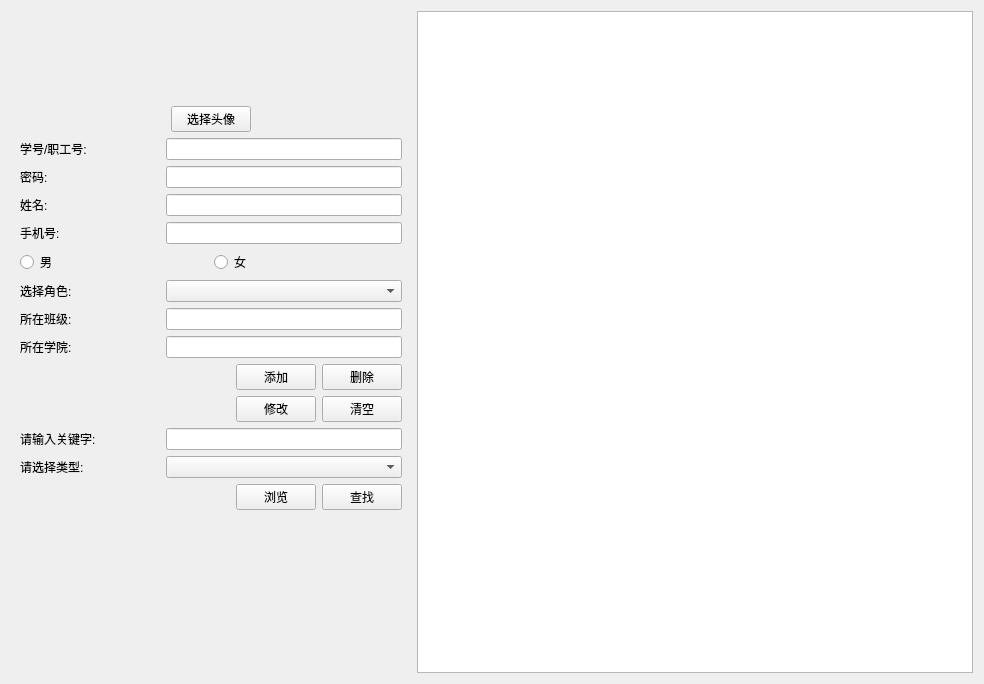
<?xml version="1.0" encoding="UTF-8"?>
<ui version="4.0">
 <class>AdminUser</class>
 <widget class="QWidget" name="AdminUser">
  <property name="geometry">
   <rect>
    <x>0</x>
    <y>0</y>
    <width>984</width>
    <height>684</height>
   </rect>
  </property>
  <property name="windowTitle">
   <string>Form</string>
  </property>
  <layout class="QGridLayout" name="gridLayout_11">
   <item row="0" column="0">
    <widget class="QWidget" name="widget" native="true">
     <property name="maximumSize">
      <size>
       <width>400</width>
       <height>16777215</height>
      </size>
     </property>
     <layout class="QGridLayout" name="gridLayout_16">
      <item row="0" column="0">
       <layout class="QGridLayout" name="gridLayout_7">
        <item row="0" column="1">
         <widget class="QLabel" name="l_Touxiang">
          <property name="minimumSize">
           <size>
            <width>80</width>
            <height>80</height>
           </size>
          </property>
          <property name="maximumSize">
           <size>
            <width>80</width>
            <height>80</height>
           </size>
          </property>
          <property name="text">
           <string/>
          </property>
         </widget>
        </item>
        <item row="1" column="1">
         <widget class="QPushButton" name="pushButton">
          <property name="text">
           <string>选择头像</string>
          </property>
         </widget>
        </item>
        <item row="0" column="0">
         <spacer name="horizontalSpacer">
          <property name="orientation">
           <enum>Qt::Horizontal</enum>
          </property>
          <property name="sizeHint" stdset="0">
           <size>
            <width>40</width>
            <height>20</height>
           </size>
          </property>
         </spacer>
        </item>
        <item row="0" column="2">
         <spacer name="horizontalSpacer_2">
          <property name="orientation">
           <enum>Qt::Horizontal</enum>
          </property>
          <property name="sizeHint" stdset="0">
           <size>
            <width>40</width>
            <height>20</height>
           </size>
          </property>
         </spacer>
        </item>
       </layout>
      </item>
      <item row="1" column="0">
       <layout class="QGridLayout" name="gridLayout">
        <item row="0" column="0">
         <widget class="QLabel" name="label">
          <property name="minimumSize">
           <size>
            <width>140</width>
            <height>0</height>
           </size>
          </property>
          <property name="maximumSize">
           <size>
            <width>140</width>
            <height>16777215</height>
           </size>
          </property>
          <property name="text">
           <string>学号/职工号:</string>
          </property>
         </widget>
        </item>
        <item row="0" column="1">
         <widget class="QLineEdit" name="le_readerID">
          <property name="sizePolicy">
           <sizepolicy hsizetype="Preferred" vsizetype="Fixed">
            <horstretch>0</horstretch>
            <verstretch>0</verstretch>
           </sizepolicy>
          </property>
         </widget>
        </item>
       </layout>
      </item>
      <item row="2" column="0">
       <layout class="QGridLayout" name="gridLayout_2">
        <item row="0" column="0">
         <widget class="QLabel" name="label_2">
          <property name="minimumSize">
           <size>
            <width>140</width>
            <height>0</height>
           </size>
          </property>
          <property name="maximumSize">
           <size>
            <width>140</width>
            <height>16777215</height>
           </size>
          </property>
          <property name="text">
           <string>密码:</string>
          </property>
         </widget>
        </item>
        <item row="0" column="1">
         <widget class="QLineEdit" name="le_readerPwd">
          <property name="sizePolicy">
           <sizepolicy hsizetype="Preferred" vsizetype="Fixed">
            <horstretch>0</horstretch>
            <verstretch>0</verstretch>
           </sizepolicy>
          </property>
         </widget>
        </item>
       </layout>
      </item>
      <item row="3" column="0">
       <layout class="QGridLayout" name="gridLayout_3">
        <item row="0" column="0">
         <widget class="QLabel" name="label_3">
          <property name="minimumSize">
           <size>
            <width>140</width>
            <height>0</height>
           </size>
          </property>
          <property name="maximumSize">
           <size>
            <width>140</width>
            <height>16777215</height>
           </size>
          </property>
          <property name="text">
           <string>姓名:</string>
          </property>
         </widget>
        </item>
        <item row="0" column="1">
         <widget class="QLineEdit" name="le_readerName">
          <property name="sizePolicy">
           <sizepolicy hsizetype="Preferred" vsizetype="Fixed">
            <horstretch>0</horstretch>
            <verstretch>0</verstretch>
           </sizepolicy>
          </property>
         </widget>
        </item>
       </layout>
      </item>
      <item row="4" column="0">
       <layout class="QGridLayout" name="gridLayout_4">
        <item row="0" column="0">
         <widget class="QLabel" name="label_4">
          <property name="minimumSize">
           <size>
            <width>140</width>
            <height>0</height>
           </size>
          </property>
          <property name="maximumSize">
           <size>
            <width>140</width>
            <height>16777215</height>
           </size>
          </property>
          <property name="text">
           <string>手机号:</string>
          </property>
         </widget>
        </item>
        <item row="0" column="1">
         <widget class="QLineEdit" name="le_readerPhone">
          <property name="sizePolicy">
           <sizepolicy hsizetype="Preferred" vsizetype="Fixed">
            <horstretch>0</horstretch>
            <verstretch>0</verstretch>
           </sizepolicy>
          </property>
         </widget>
        </item>
       </layout>
      </item>
      <item row="5" column="0">
       <layout class="QGridLayout" name="gridLayout_8">
        <item row="0" column="0">
         <widget class="QRadioButton" name="rb_man">
          <property name="text">
           <string>男</string>
          </property>
         </widget>
        </item>
        <item row="0" column="1">
         <widget class="QRadioButton" name="rb_women">
          <property name="text">
           <string>女</string>
          </property>
         </widget>
        </item>
       </layout>
      </item>
      <item row="6" column="0">
       <layout class="QGridLayout" name="gridLayout_9">
        <item row="0" column="0">
         <widget class="QLabel" name="label_8">
          <property name="minimumSize">
           <size>
            <width>140</width>
            <height>0</height>
           </size>
          </property>
          <property name="maximumSize">
           <size>
            <width>140</width>
            <height>16777215</height>
           </size>
          </property>
          <property name="text">
           <string>选择角色:</string>
          </property>
         </widget>
        </item>
        <item row="0" column="1">
         <widget class="QComboBox" name="comboBox">
          <property name="sizePolicy">
           <sizepolicy hsizetype="Preferred" vsizetype="Fixed">
            <horstretch>0</horstretch>
            <verstretch>0</verstretch>
           </sizepolicy>
          </property>
         </widget>
        </item>
       </layout>
      </item>
      <item row="7" column="0">
       <layout class="QGridLayout" name="gridLayout_5">
        <item row="0" column="0">
         <widget class="QLabel" name="label_5">
          <property name="minimumSize">
           <size>
            <width>140</width>
            <height>0</height>
           </size>
          </property>
          <property name="maximumSize">
           <size>
            <width>140</width>
            <height>16777215</height>
           </size>
          </property>
          <property name="text">
           <string>所在班级:</string>
          </property>
         </widget>
        </item>
        <item row="0" column="1">
         <widget class="QLineEdit" name="le_readerClassID">
          <property name="sizePolicy">
           <sizepolicy hsizetype="Preferred" vsizetype="Fixed">
            <horstretch>0</horstretch>
            <verstretch>0</verstretch>
           </sizepolicy>
          </property>
         </widget>
        </item>
       </layout>
      </item>
      <item row="8" column="0">
       <layout class="QGridLayout" name="gridLayout_6">
        <item row="0" column="0">
         <widget class="QLabel" name="label_6">
          <property name="minimumSize">
           <size>
            <width>140</width>
            <height>0</height>
           </size>
          </property>
          <property name="maximumSize">
           <size>
            <width>140</width>
            <height>16777215</height>
           </size>
          </property>
          <property name="text">
           <string>所在学院:</string>
          </property>
         </widget>
        </item>
        <item row="0" column="1">
         <widget class="QLineEdit" name="le_readerCollege">
          <property name="sizePolicy">
           <sizepolicy hsizetype="Preferred" vsizetype="Fixed">
            <horstretch>0</horstretch>
            <verstretch>0</verstretch>
           </sizepolicy>
          </property>
         </widget>
        </item>
       </layout>
      </item>
      <item row="9" column="0">
       <layout class="QGridLayout" name="gridLayout_10">
        <item row="0" column="2">
         <widget class="QPushButton" name="pb_DelReaderInfo">
          <property name="text">
           <string>删除</string>
          </property>
         </widget>
        </item>
        <item row="0" column="1">
         <widget class="QPushButton" name="pb_AddReaderInfo">
          <property name="text">
           <string>添加</string>
          </property>
         </widget>
        </item>
        <item row="0" column="0">
         <spacer name="horizontalSpacer_3">
          <property name="orientation">
           <enum>Qt::Horizontal</enum>
          </property>
          <property name="sizeHint" stdset="0">
           <size>
            <width>40</width>
            <height>20</height>
           </size>
          </property>
         </spacer>
        </item>
       </layout>
      </item>
      <item row="10" column="0">
       <layout class="QGridLayout" name="gridLayout_12">
        <item row="0" column="1">
         <widget class="QPushButton" name="pb_ResetReaderInfo">
          <property name="text">
           <string>修改</string>
          </property>
         </widget>
        </item>
        <item row="0" column="2">
         <widget class="QPushButton" name="pb_ClearReaderInfo">
          <property name="text">
           <string>清空</string>
          </property>
         </widget>
        </item>
        <item row="0" column="0">
         <spacer name="horizontalSpacer_4">
          <property name="orientation">
           <enum>Qt::Horizontal</enum>
          </property>
          <property name="sizeHint" stdset="0">
           <size>
            <width>40</width>
            <height>20</height>
           </size>
          </property>
         </spacer>
        </item>
       </layout>
      </item>
      <item row="11" column="0">
       <layout class="QGridLayout" name="gridLayout_13">
        <item row="0" column="0">
         <widget class="QLabel" name="label_9">
          <property name="minimumSize">
           <size>
            <width>140</width>
            <height>0</height>
           </size>
          </property>
          <property name="maximumSize">
           <size>
            <width>140</width>
            <height>16777215</height>
           </size>
          </property>
          <property name="text">
           <string>请输入关键字:</string>
          </property>
         </widget>
        </item>
        <item row="0" column="1">
         <widget class="QLineEdit" name="le_Key">
          <property name="sizePolicy">
           <sizepolicy hsizetype="Preferred" vsizetype="Fixed">
            <horstretch>0</horstretch>
            <verstretch>0</verstretch>
           </sizepolicy>
          </property>
         </widget>
        </item>
       </layout>
      </item>
      <item row="12" column="0">
       <layout class="QGridLayout" name="gridLayout_15">
        <item row="0" column="0">
         <widget class="QLabel" name="label_10">
          <property name="minimumSize">
           <size>
            <width>140</width>
            <height>0</height>
           </size>
          </property>
          <property name="maximumSize">
           <size>
            <width>140</width>
            <height>16777215</height>
           </size>
          </property>
          <property name="text">
           <string>请选择类型:</string>
          </property>
         </widget>
        </item>
        <item row="0" column="1">
         <widget class="QComboBox" name="cb_Cond">
          <property name="sizePolicy">
           <sizepolicy hsizetype="Preferred" vsizetype="Fixed">
            <horstretch>0</horstretch>
            <verstretch>0</verstretch>
           </sizepolicy>
          </property>
         </widget>
        </item>
       </layout>
      </item>
      <item row="13" column="0">
       <layout class="QGridLayout" name="gridLayout_14">
        <item row="0" column="1">
         <widget class="QPushButton" name="pb_LookReaderInfo">
          <property name="text">
           <string>浏览</string>
          </property>
         </widget>
        </item>
        <item row="0" column="2">
         <widget class="QPushButton" name="pb_SearchReaderInfo">
          <property name="text">
           <string>查找</string>
          </property>
         </widget>
        </item>
        <item row="0" column="0">
         <spacer name="horizontalSpacer_5">
          <property name="orientation">
           <enum>Qt::Horizontal</enum>
          </property>
          <property name="sizeHint" stdset="0">
           <size>
            <width>40</width>
            <height>20</height>
           </size>
          </property>
         </spacer>
        </item>
       </layout>
      </item>
      <item row="14" column="0">
       <spacer name="verticalSpacer_2">
        <property name="orientation">
         <enum>Qt::Vertical</enum>
        </property>
        <property name="sizeHint" stdset="0">
         <size>
          <width>20</width>
          <height>275</height>
         </size>
        </property>
       </spacer>
      </item>
     </layout>
    </widget>
   </item>
   <item row="0" column="1">
    <widget class="QTableWidget" name="tw_ReaderInfo"/>
   </item>
  </layout>
 </widget>
 <resources/>
 <connections/>
</ui>
